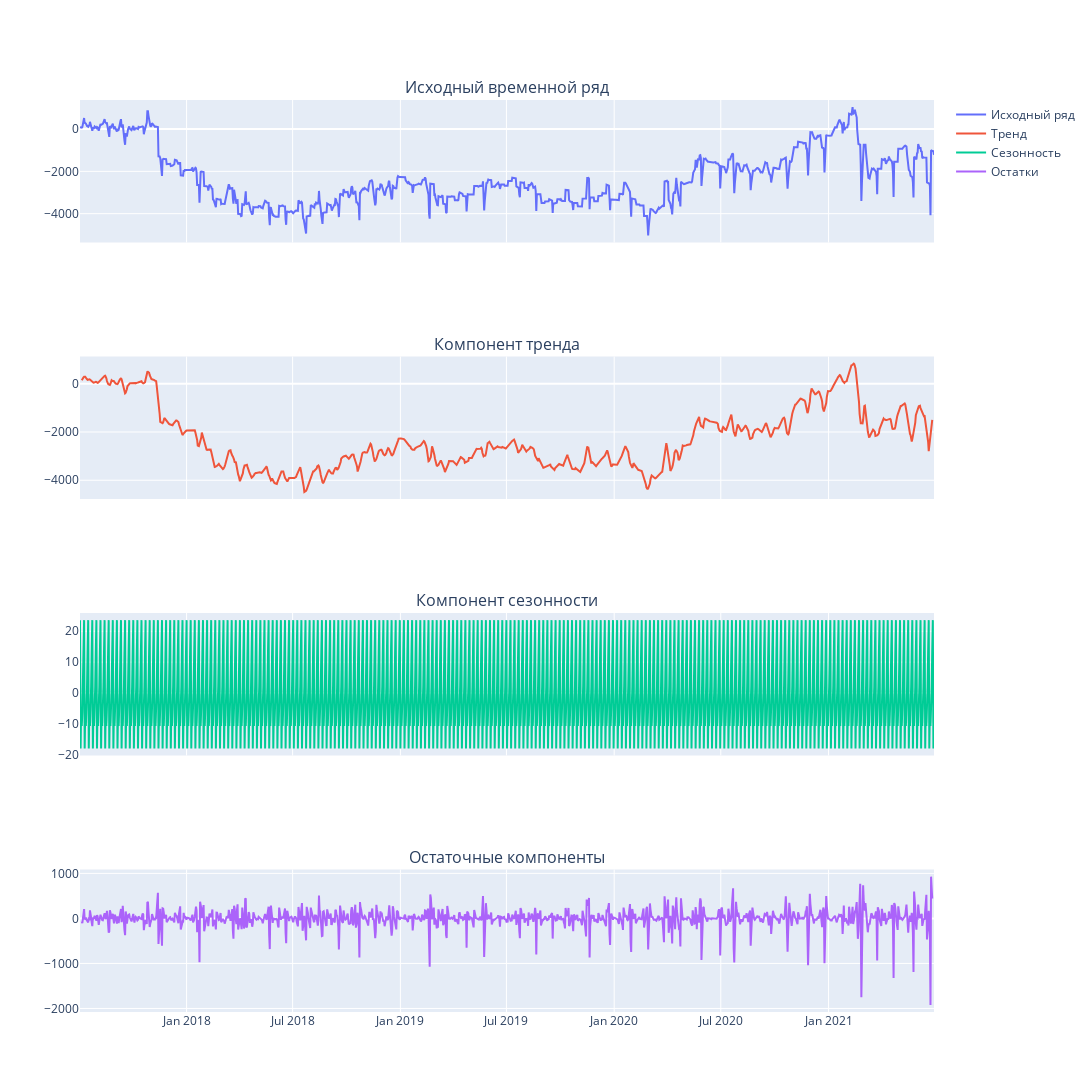

Notebook code cell kept with this figure:
### Markdown cell above
По данному графику видно, что сальдо операций Банка России снижается показателя с начала периода в течение года (с июля 2017 по июль 2018) После этого тренд постепенно восстанавливается, начиная с конца 2019 года, приближаясь к 0 к 2021 году.
Начиная с 2020 года, наблюдаются периодические всплески в сторону положительных значений
Присутствуют выбросы в разные периоды, особенно в 2018 и 2020 годах, что может указывать на кризисные моменты.

### Code cell
decomposition = seasonal_decompose(df_result_VR2, model='additive')
# Извлечение компонентов тренда, сезонности и остатков
trend = decomposition.trend
seasonal = decomposition.seasonal
residual = decomposition.resid

fig = make_subplots(
    rows=4, cols=1, 
    shared_xaxes=True,
    subplot_titles=[
        'Исходный временной ряд',
        'Компонент тренда',
        'Компонент сезонности',
        'Остаточные компоненты'
    ]
)

# График исходного временного ряда
fig.add_trace(
    go.Scatter(x=df_result_VR2.index, y=df_result_VR2['VR2'], mode='lines', name='Исходный ряд'),
    row=1, col=1
)

# График компонента тренда
fig.add_trace(
    go.Scatter(x=df_result_VR2.index, y=trend, mode='lines', name='Тренд'),
    row=2, col=1
)

# График компонента сезонности
fig.add_trace(
    go.Scatter(x=df_result_VR2.index, y=seasonal, mode='lines', name='Сезонность'),
    row=3, col=1
)

# График остаточных компонентов
fig.add_trace(
    go.Scatter(x=df_result_VR2.index, y=residual, mode='lines', name='Остатки'),
    row=4, col=1
)

fig.update_layout(
    height=1400, 
    width=1700
)

fig.show()

### Figure 1 — Plotly figure (JSON) as saved in the notebook; plotly's stock layout.template omitted (floating-point values rounded to 4 significant figures; data arrays with more than 128 entries replaced by an {"elided": "..."} marker saying what was removed)
{"data": [{"mode": "lines", "name": "Исходный ряд", "type": "scatter", "x": {"elided": "1459 str values"}, "xaxis": "x", "y": {"elided": "1459 float values"}, "yaxis": "y"}, {"mode": "lines", "name": "Тренд", "type": "scatter", "x": {"elided": "1459 str values"}, "xaxis": "x2", "y": {"elided": "1459 float values"}, "yaxis": "y2"}, {"mode": "lines", "name": "Сезонность", "type": "scatter", "x": {"elided": "1459 str values"}, "xaxis": "x3", "y": {"elided": "1459 float values"}, "yaxis": "y3"}, {"mode": "lines", "name": "Остатки", "type": "scatter", "x": {"elided": "1459 str values"}, "xaxis": "x4", "y": {"elided": "1459 float values"}, "yaxis": "y4"}], "layout": {"annotations": [{"font": {"size": 16}, "showarrow": false, "text": "Исходный временной ряд", "x": 0.5, "xanchor": "center", "xref": "paper", "y": 1, "yanchor": "bottom", "yref": "paper"}, {"font": {"size": 16}, "showarrow": false, "text": "Компонент тренда", "x": 0.5, "xanchor": "center", "xref": "paper", "y": 0.7188, "yanchor": "bottom", "yref": "paper"}, {"font": {"size": 16}, "showarrow": false, "text": "Компонент сезонности", "x": 0.5, "xanchor": "center", "xref": "paper", "y": 0.4375, "yanchor": "bottom", "yref": "paper"}, {"font": {"size": 16}, "showarrow": false, "text": "Остаточные компоненты", "x": 0.5, "xanchor": "center", "xref": "paper", "y": 0.1562, "yanchor": "bottom", "yref": "paper"}], "height": 1400, "width": 1700, "xaxis": {"anchor": "y", "domain": [0, 1], "matches": "x4", "showticklabels": false}, "xaxis2": {"anchor": "y2", "domain": [0, 1], "matches": "x4", "showticklabels": false}, "xaxis3": {"anchor": "y3", "domain": [0, 1], "matches": "x4", "showticklabels": false}, "xaxis4": {"anchor": "y4", "domain": [0, 1]}, "yaxis": {"anchor": "x", "domain": [0.8438, 1]}, "yaxis2": {"anchor": "x2", "domain": [0.5625, 0.7188]}, "yaxis3": {"anchor": "x3", "domain": [0.2812, 0.4375]}, "yaxis4": {"anchor": "x4", "domain": [0, 0.1562]}}}
